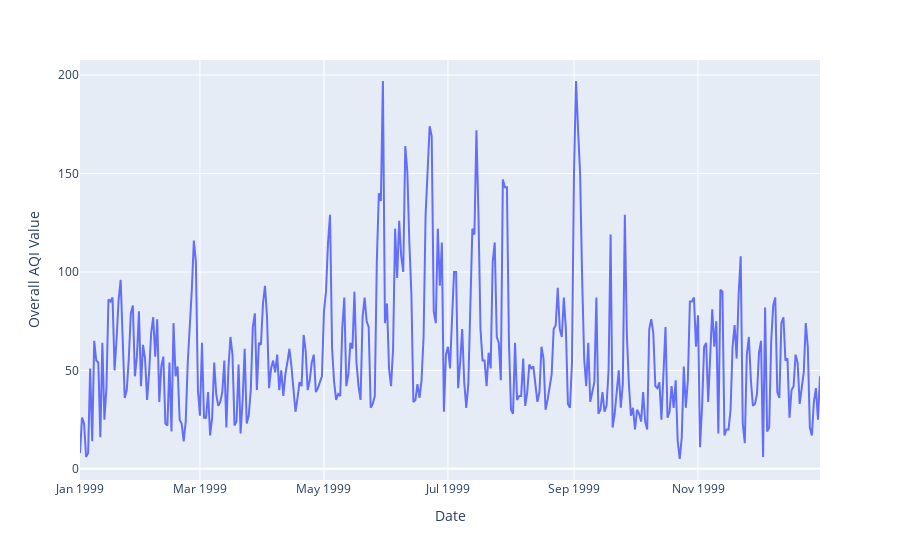

This figure's notebook cell:
### Code cell
px.line(df, x='Date',y='Overall AQI Value')

### Figure 1 — Plotly figure (JSON) as saved in the notebook; plotly's stock layout.template omitted (floating-point values rounded to 4 significant figures; data arrays with more than 128 entries replaced by an {"elided": "..."} marker saying what was removed)
{"data": [{"hovertemplate": "Date=%{x}<br>Overall AQI Value=%{y}<extra></extra>", "legendgroup": "", "line": {"color": "#636efa", "dash": "solid"}, "marker": {"symbol": "circle"}, "mode": "lines", "name": "", "orientation": "v", "showlegend": false, "type": "scatter", "x": {"elided": "364 str values"}, "xaxis": "x", "y": {"elided": "364 int values"}, "yaxis": "y"}], "layout": {"legend": {"tracegroupgap": 0}, "margin": {"t": 60}, "xaxis": {"anchor": "y", "domain": [0, 1], "title": {"text": "Date"}}, "yaxis": {"anchor": "x", "domain": [0, 1], "title": {"text": "Overall AQI Value"}}}}
